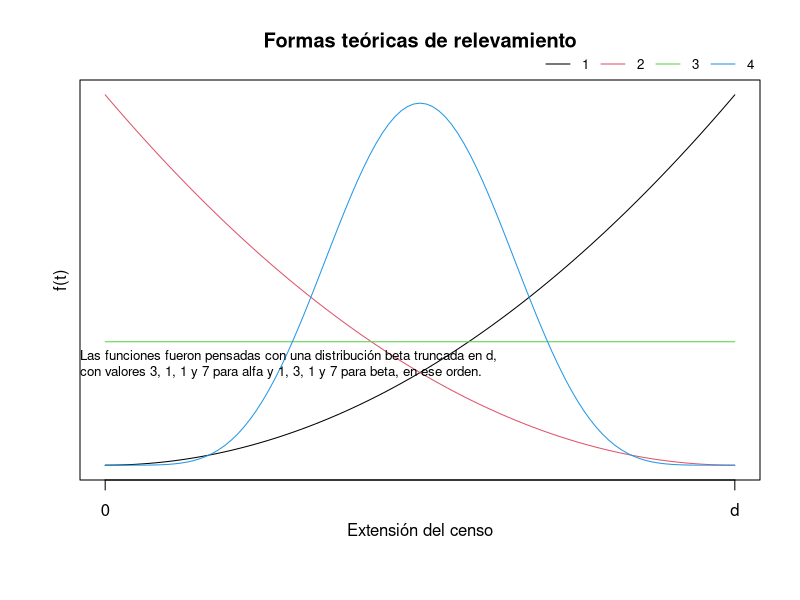

This figure's R source:
## ---- chunk 1
library(knitr)
ab_combs = matrix(c(3,1,
                    1,3,
                    1,1,
                    7,7), byrow = T, ncol = 2)
par(mar = c(6,4,4,2))
curve(dbeta(x, ab_combs[1,1], ab_combs[1,2]), c(0,1), xlab = "", ylab = '', 
      main="Formas teóricas de relevamiento", yaxt='n',xaxt='n')
axis(1, at=c(0,1), labels=c("0","d"))
curve(dbeta(x, ab_combs[2,1], ab_combs[2,2]), c(0,1), col = 2, add = T)
curve(dbeta(x, ab_combs[3,1], ab_combs[3,2]), c(0,1), col = 3, add = T)
curve(dbeta(x, ab_combs[4,1], ab_combs[4,2]), c(0,1), col = 4, add = T)
legend("bottomright", legend=1:4, col=c(1:4), lty=1, cex=0.8, 
       inset=c(0,1), xpd=TRUE, horiz=TRUE, bty="n")

mtext(text = "Extensión del censo", side = 1, line = 2)
mtext(text = "f(t)", side = 2, line = .5)
mtext(paste0("Las funciones fueron pensadas con una distribución beta truncada en d,", "\n" ,"con valores 3, 1, 1 y 7 para alfa y 1, 3, 1 y 7 para beta, en ese orden."), 
      line = -15, adj = 0, cex = 0.8)
## ---- chunk 2
library(kableExtra)
f_beta_tunc = function(x,a,b,d) {dbeta(x, a, b)/pbeta(d,a,b)}
N0 = 100
df = data.frame(r=0, d=0, s=0, P=0, VarP=0, CV=0, t_hat=0, t_hat2=0)#, ICs=0)
j = 1
for (r in c(.01, .04)){
  for (d in seq(.25, 1,  0.05)){
    for (s in 1:4){
      #r=0.01;d=0.5;s=1
      Nd = N0*exp(d*r)
      a=ab_combs[s,1]; b=ab_combs[s,2]
      m1_beta = function(x) {N0 * exp(r*x) * f_beta_tunc(x,a,b,d)}
      m1P = integrate(m1_beta, 0, d)$value
      m2_beta = function(x) {(N0 * exp(r*x)) ^2  * f_beta_tunc(x,a,b,d)}      
      m2P = integrate(m2_beta, 0, d)$value
      VarP = m2P-m1P^2
      DEP = VarP^.5
      CV = round(DEP/m1P*100,5)
      #ICs = m1P + DEP * 1.96
      t_hat = round(log(m1P/N0)/r/d,2)
      funka = function(k){(integrate(m1_beta, 0, k)$value - m1P/2)^2}
      t_hat2 = optim(par = d/2, fn = funka, lower = 0, upper = d, method = "Brent")$par
      t_hat2 = round(t_hat2/d,2)
      df[j,] = c(r, d, s, m1P, VarP, CV, t_hat, t_hat2) #, ICs)
      j=j+1
    }
  }
}

dfT = df[df$d==.25 | df$d==.75, -5]
kable(dfT, digits = 2, caption = 'Escenarios teóricos de relevamiento',   
      col.names = c("$r$", "$d$", '$R_{d}$', '$E(P)$', '$CV$', '$t^*/d$', '$t^m/d$')) %>% #'$Ls(IC95)$', 
      kable_styling(bootstrap_options = c("striped", "hover", "condensed"),
      full_width = F, position = "center") %>%
      row_spec(1:4, background = "#ffffff") %>%
      row_spec(5:8, background = "#f8f8ff") %>%
      row_spec(9:12, background = "#f2f7fd") %>%
      row_spec(13:16, background = "#f2f4f7") %>%
      add_footnote(c("CV: coeficiente de variación.","$t^*/d$ indica en qué porción de d se debería colocar la estimación final."))

# "Ls(IC95): límite superior del intervalo de    confianza 95.","\n", 
